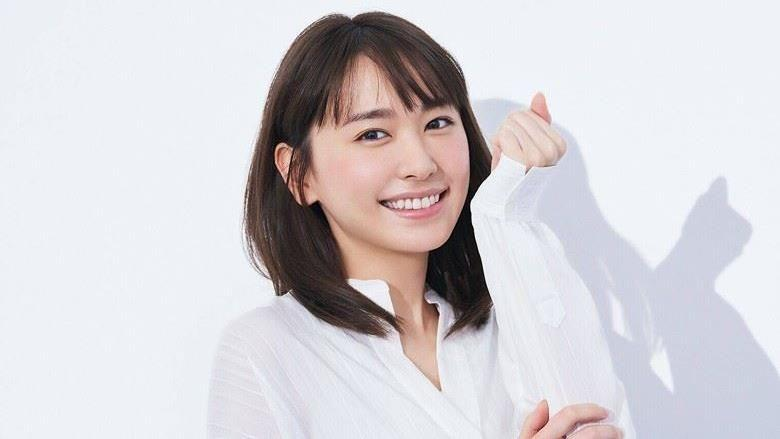
#> input picture TestPy/training_data/0/4bcb3715f69dce4fdc17d758c942ab9a.jpg, 780 x 439 px, found by its file name; its folder holds only this picture in this run
$ python Testcv2.py
#> lines starting #> are read from the running program, lines starting #| are printed output that depends on the picture; long printed decimals are rounded
# # -*- coding:utf-8 -*-
import cv2
import os
import numpy as np

# 检测人脸
def detect_face(img):
    #将测试图像转换为灰度图像，由于opencv人脸检测器须要灰度图像
    gray = cv2.cvtColor(img, cv2.COLOR_BGR2GRAY)

    #加载OpenCV人脸检测分类器Haar
    face_cascade = cv2.CascadeClassifier('D:\Programs\Python\Python310\Lib\site-packages\cv2\data\haarcascade_frontalface_default.xml')

    #检测多尺度图像，返回值是一张脸部区域信息的列表（x,y,宽,高）
    faces = face_cascade.detectMultiScale(gray, scaleFactor=1.2, minNeighbors=5)

    print("faces=",faces)
    # 若是未检测到面部，则返回原始图像
    if (len(faces) == 0):
        return None, None

    #目前假设只有一张脸，xy为左上角坐标，wh为矩形的宽高
    (x, y, w, h) = faces[0]

    #返回图像的正面部分
    return gray[y:y + w, x:x + h], faces[0]


# 该函数将读取全部的训练图像，从每一个图像检测人脸并将返回两个相同大小的列表，分别为脸部信息和标签
def prepare_training_data(data_folder_path):
    # 获取数据文件夹中的目录（每一个主题的一个目录）
#> called with data_folder_path = 'D:/Study/py_Study/TestPy/training_data'
    dirs = os.listdir(data_folder_path)

    # 两个列表分别保存全部的脸部和标签
    faces = []
    labels = []

    # 浏览每一个目录并访问其中的图像
    for dir_name in dirs:
        # dir_name(str类型)即标签
        #label = int(dir_name)
        label = int(dir_name)
        # 创建包含当前主题主题图像的目录路径
        subject_dir_path = data_folder_path + "/" + dir_name
        # 获取给定主题目录内的图像名称
        subject_images_names = os.listdir(subject_dir_path)

        # 浏览每张图片并检测脸部，而后将脸部信息添加到脸部列表faces[]
        for image_name in subject_images_names:
            # 创建图像路径
            image_path = subject_dir_path + "/" + image_name
            # 读取图像
            image = cv2.imread(image_path)
#> image is the input picture: shape (439, 780, 3); mean B, G, R 212.3, 208.3, 211.8
            # 显示图像0.1s
            cv2.imshow("Training on image...", image)
            cv2.waitKey(100)

            # 检测脸部
            face, rect = detect_face(image)
#> in detect_face, `faces = face_cascade.detectMultiScale(gray, scaleFactor=1.2, minNeighb..`: faces = [[320, 68, 171, 171]]
#| faces= [[320  68 171 171]]
#> in detect_face, `(x, y, w, h) = faces[0]`: x = 320; y = 68; w = 171
#> rect = [320, 68, 171, 171]
            # 咱们忽略未检测到的脸部
            if face is not None:
                #将脸添加到脸部列表并添加相应的标签
                faces.append(face)
                labels.append(label)
#> pass 2 of the loop in prepare_training_data, `for dir_name in dirs:`:
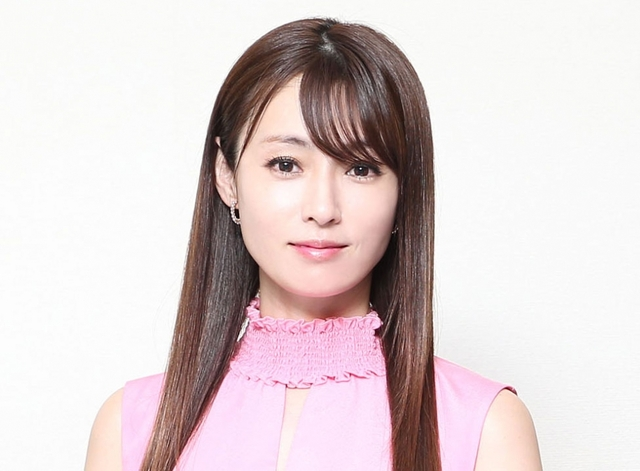
#> input picture TestPy/training_data/1/20220525-00000312-oric-000-7-view.jpg, 640 x 471 px, found by its file name
#> in prepare_training_data, image is the input picture: shape (471, 640, 3); mean B, G, R 208.8, 208, 221
#> in detect_face (call 2), `gray = cv2.cvtColor(img, cv2.COLOR_BGR2GRAY)`:
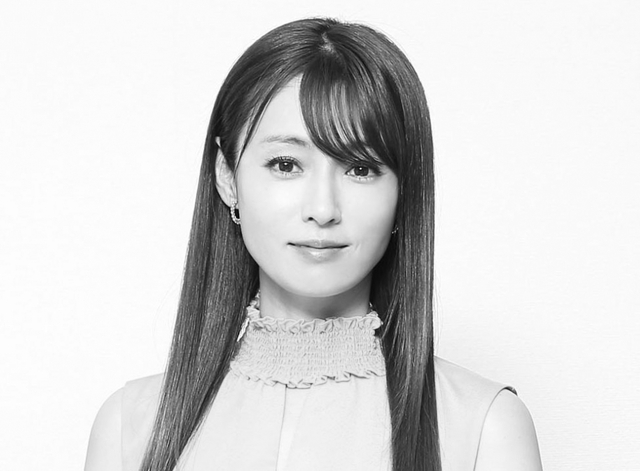
#> gray: shape (471, 640); min 3, max 255, mean 212
#> in detect_face (call 2), `faces = face_cascade.detectMultiScale(gray, scaleFactor=1.2, minNeighb..`: faces = [[212, 91, 199, 199]]
#| faces= [[212  91 199 199]]
#> in detect_face (call 2), `(x, y, w, h) = faces[0]`: x = 212; y = 91; w = 199
#> in prepare_training_data, `face, rect = detect_face(image)`:
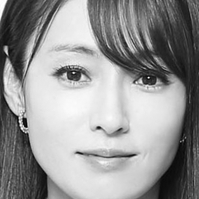
#> face: shape (199, 199); min 3, max 255, mean 148.2
#> in prepare_training_data, `face, rect = detect_face(image)`: rect = [212, 91, 199, 199]

    cv2.waitKey(1)
    cv2.destroyAllWindows()
    #最终返回值为人脸和标签列表
    print(faces)
#> (printed output is left out)
    print(labels)
    return faces, labels
#根据给定的（x，y）坐标和宽度高度在图像上绘制矩形
def draw_rectangle(img, rect):
    (x, y, w, h) = rect
    cv2.rectangle(img, (x, y), (x + w, y + h), (128, 128, 0), 2)
# 根据给定的（x，y）坐标标识出人名
def draw_text(img, text, x, y):
    cv2.putText(img, text, (x, y), cv2.FONT_HERSHEY_COMPLEX, 1, (128, 128, 0), 2)

# 此函数识别传递的图像中的人物并在检测到的脸部周围绘制一个矩形及其名称
def predict(test_img):
    #生成图像的副本，这样就能保留原始图像
    img = test_img.copy()
    #检测人脸
    face, rect = detect_face(img)
    #预测人脸
    label = face_recognizer.predict(face)
    print("label=",label)
    # 获取由人脸识别器返回的相应标签的名称
    label_text = subjects[label[0]]

    # 在检测到的脸部周围画一个矩形
    draw_rectangle(img, rect)
    # 标出预测的名字
    draw_text(img, label_text, rect[0], rect[1] - 5)
    #返回预测的图像
    return img

#调用prepare_training_data（）函数
faces, labels = prepare_training_data("D:/Study/py_Study/TestPy/training_data")
#> faces = 2 items; labels = [0, 1]

#建立LBPH识别器并开始训练，固然也能够选择Eigen或者Fisher识别器
face_recognizer =  cv2.face.LBPHFaceRecognizer_create()
face_recognizer.train(faces, np.array(labels))

#创建标签与人名的映射列表（标签只能为整数）
subjects = [ "xinheng" ,"shentian",  "shiyuan", "beichuan"]

#加载测试图像
test_img1 = cv2.imread("D:/Study/py_Study/TestPy/test_data/test1.jpg")
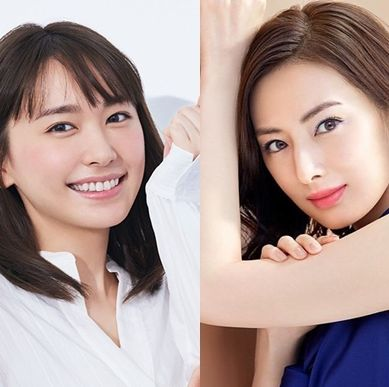
#> input picture TestPy/test_data/test1.jpg, 389 x 387 px, found by its file name
#> test_img1 is the input picture: shape (387, 389, 3); mean B, G, R 150, 153.7, 174.3
test_img2 = cv2.imread("D:/Study/py_Study/TestPy/test_data/test5.jpg")
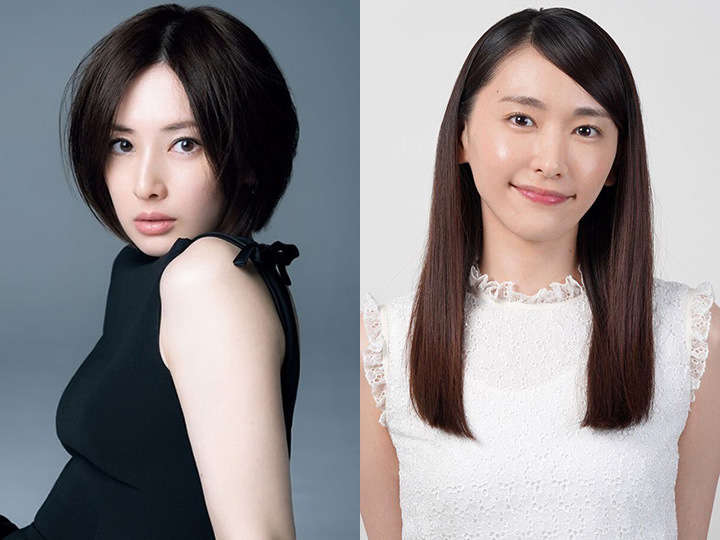
#> input picture TestPy/test_data/test5.jpg, 720 x 540 px, found by its file name
#> test_img2 is the input picture: shape (540, 720, 3); mean B, G, R 140.5, 138.5, 142.9

#执行预测
predicted_img1 = predict(test_img1)
#> in detect_face (call 3), `gray = cv2.cvtColor(img, cv2.COLOR_BGR2GRAY)`:
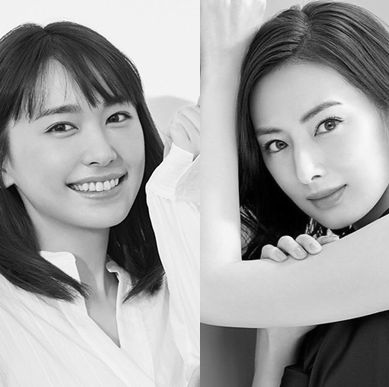
#> gray: shape (387, 389); min 0, max 255, mean 159.5
#> in detect_face (call 3), `faces = face_cascade.detectMultiScale(gray, scaleFactor=1.2, minNeighb..`: faces = [[12, 71, 149, 149]]
#| faces= [[ 12  71 149 149]]
#> in detect_face (call 3), `(x, y, w, h) = faces[0]`: x = 12; y = 71; w = 149
#> in predict, `face, rect = detect_face(img)`:
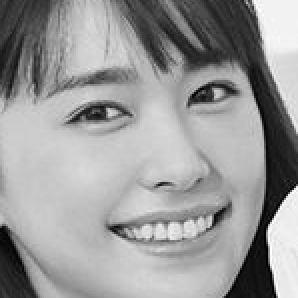
#> face: shape (149, 149) (shown 2 times larger); min 0, max 255, mean 153.1
#> in predict, `face, rect = detect_face(img)`: rect = [12, 71, 149, 149]
#> in predict, `label = face_recognizer.predict(face)`: label = (0, 48.68)
#| label= (0, 48.682)
#> in predict, `label_text = subjects[label[0]]`: label_text = 'xinheng'
#> in draw_rectangle, `(x, y, w, h) = rect`: x = 12; y = 71; w = 149
predicted_img2 = predict(test_img2)
#> in detect_face (call 4), `gray = cv2.cvtColor(img, cv2.COLOR_BGR2GRAY)`:
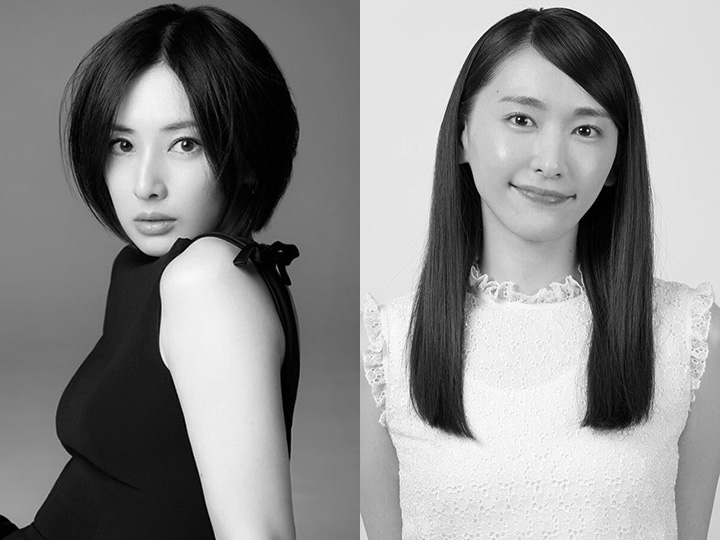
#> gray: shape (540, 720); min 0, max 255, mean 140
#> in detect_face (call 4), `faces = face_cascade.detectMultiScale(gray, scaleFactor=1.2, minNeighb..`: faces = [[82, 94, 146, 146], [460, 58, 172, 172]]
#| faces= [[ 82  94 146 146]
#|  [460  58 172 172]]
#> in detect_face (call 4), `(x, y, w, h) = faces[0]`: x = 82; y = 94; w = 146
#> in predict (call 2), `face, rect = detect_face(img)`:
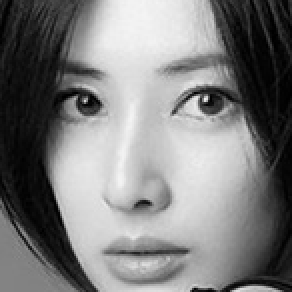
#> face: shape (146, 146) (shown 2 times larger); min 0, max 244, mean 125.6
#> in predict (call 2), `face, rect = detect_face(img)`: rect = [82, 94, 146, 146]
#> in predict (call 2), `label = face_recognizer.predict(face)`: label = (1, 76.68)
#| label= (1, 76.675)
#> in predict (call 2), `label_text = subjects[label[0]]`: label_text = 'shentian'
#> call 2 of draw_text, with text = 'shentian', x = 82, y = 89
#> in draw_text (call 2), `cv2.putText(img, text, (x, y), cv2.FONT_HERSHEY_COMPLEX, 1, (128, 128,..`:
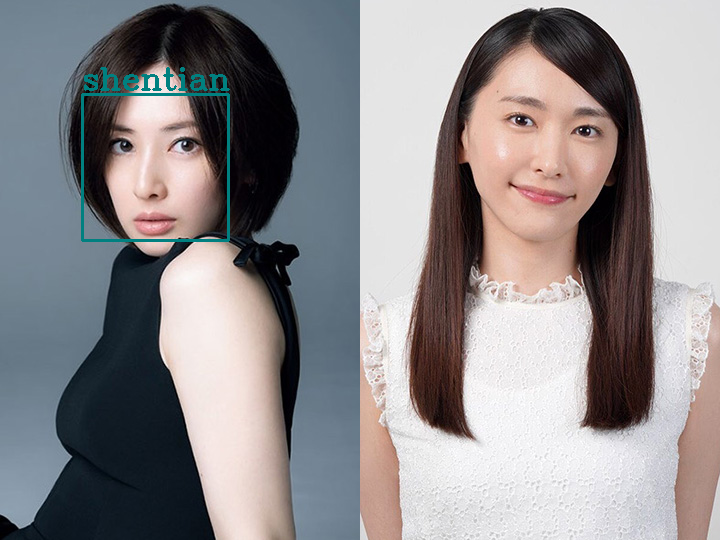
#> img: shape (540, 720, 3); mean B, G, R 140.8, 138.8, 142.2

#显示两个图像
cv2.imshow("test1", predicted_img1)
cv2.imshow("test2", predicted_img2)
cv2.waitKey(0)
cv2.destroyAllWindows()
